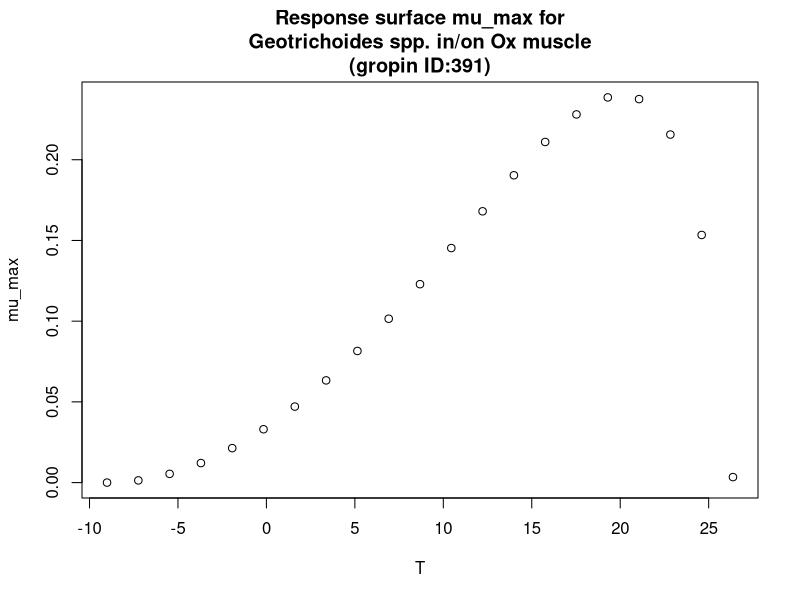

The R source for this figure:
#############################
# start of Parameter script
#############################
T <- seq(-9.009,26.3736263736264,length.out=21)
#############################
# end of Parameter script
#############################
############################# 
# start of Model script Gropin ID 391 
#############################
 
# constant coefficients for this model
 
variables <- data.frame(T)
argumentsPar <- expand.grid(variables)
 
# heart of the model
response_surface <- function(T) {
   mumax <-(2.4*(10^-1)*(T-26.4)*((T+9)^2))/((20.1+9)*((20.1+9)*(T-20.1)-(20.1-26.4)*(20.1-9-2*T)))

return(mumax=mumax)
} 

# output parameters
mumax <- cbind(argumentsPar,response_surface(argumentsPar['T']))
colnames(mumax) <- c(colnames(argumentsPar),'mumax')
#############################
# End of Model script
#############################
############################# 
# start of Visualisation script Gropin ID 391 
#############################
plot(T,mumax$mumax,
                          xlab='T',
                          ylab='mu_max',main='Response surface mu_max for
Geotrichoides spp. in/on Ox muscle
(gropin ID:391)')
#############################
# End of Visualisation script
#############################
